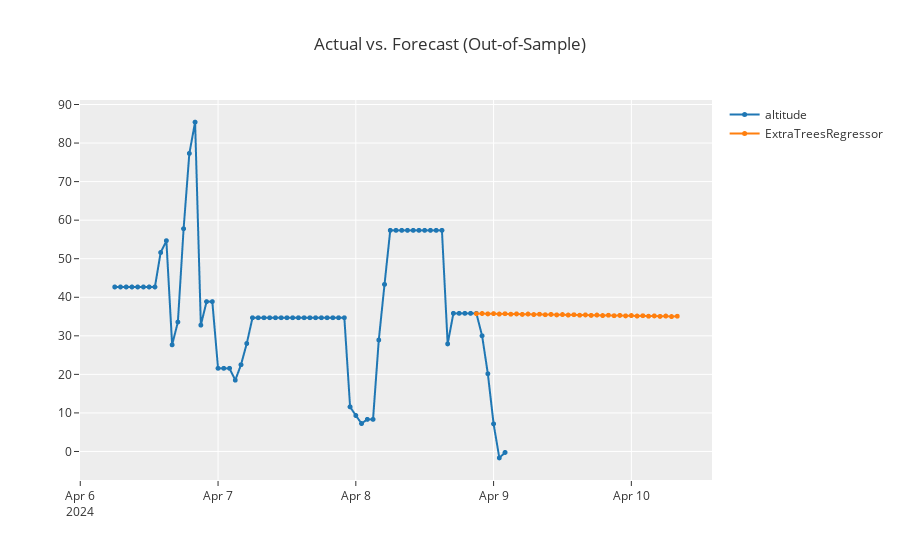

Notebook source saved alongside this figure:
### Code cell
# import TSForecastingExperiment and init the class
from pycaret.time_series import TSForecastingExperiment
altitExp = TSForecastingExperiment()

altitExp.setup(data=altitude_df, fh = 6, session_id = 123)

# Compare models
best_model = altitExp.compare_models()

print(best_model)
altitExp.plot_model(best_model, plot = 'forecast', data_kwargs = {'fh' : 36})
